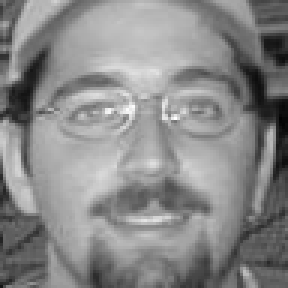
#> input picture dataset/1117.jpg, 96 x 96 px (shown 3 times larger); its folder holds 4 pictures in this run
$ jupyter execute --allow-errors main.ipynb
#> lines starting #> are read from the running program, lines starting #| are printed output that depends on the picture
[cell 1]
import matplotlib.pyplot  as plt
import os
import numpy as np
import cv2

[cell 2]
label_file = os.path.join('dataset/', 'labels.txt')
print(label_file)

[cell 3]
with open(label_file, 'r') as f:
#> (reads dataset/labels.txt from the repository)
        y = [int(line.split()[0]) for line in f]

[cell 4]
print(np.shape(y))

[cell 5]
X = []
img_shape = (32, 32)

[cell 6]
for img in os.listdir('dataset/'):
    if(img != 'labels.txt'):
        img_file = os.path.join('dataset/', img)
        img_file = cv2.imread(img_file, cv2.IMREAD_GRAYSCALE)
#> img_file is the input picture: shape (96, 96); min 2, max 255, mean 136.7
        img_file = cv2.resize(img_file, img_shape)
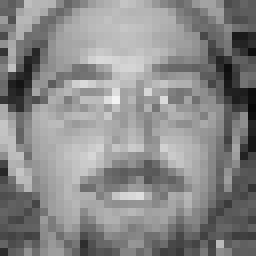
#> img_file: shape (32, 32) (shown 8 times larger); min 7, max 243, mean 136.8
        X.append(img_file)
#> pass 2 of the loop `for img in os.listdir('dataset/'):`:
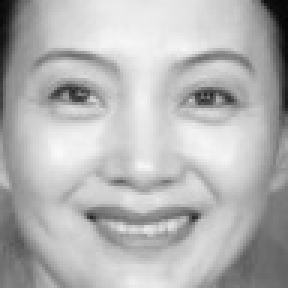
#> input picture dataset/112.jpg, 96 x 96 px (shown 3 times larger)
#> img_file is the input picture: shape (96, 96); min 2, max 249, mean 180.4
#> `img_file = cv2.resize(img_file, img_shape)`:
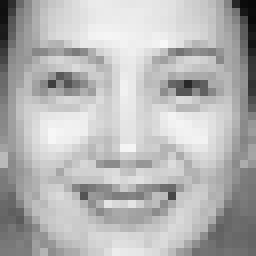
#> img_file: shape (32, 32) (shown 8 times larger); min 8, max 247, mean 180.5
#> pass 3 of the loop `for img in os.listdir('dataset/'):`:
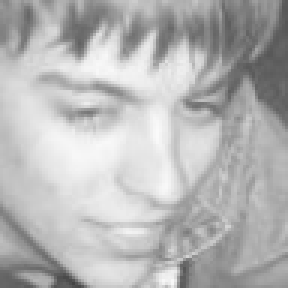
#> input picture dataset/115.jpg, 96 x 96 px (shown 3 times larger)
#> img_file is the input picture: shape (96, 96); min 67, max 250, mean 181.9
#> `img_file = cv2.resize(img_file, img_shape)`:
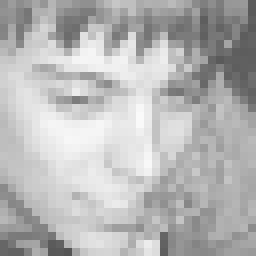
#> img_file: shape (32, 32) (shown 8 times larger); min 84, max 250, mean 182
#> the loop made 5 passes; the first 3 are shown

[cell 7]
X[1].shape
#> Out = (32, 32)
